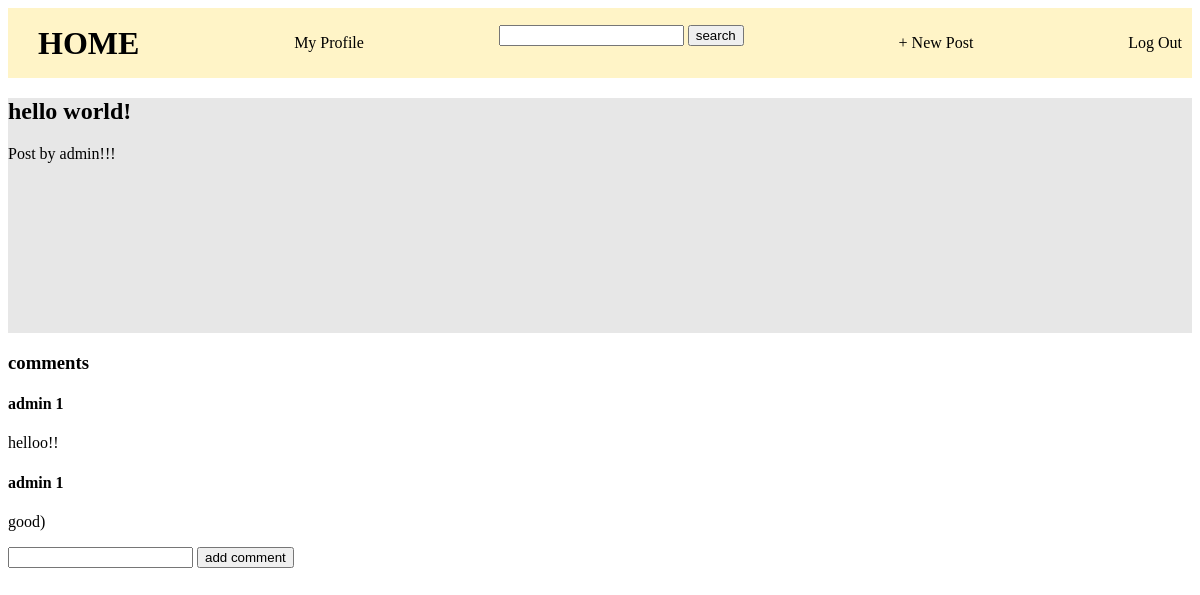
Screenshot of /detail/1/ (signed in) with the database file from the repository.
### blog/models.py (models this page shows, shortened)
class Post(models.Model):
    title = models.CharField(max_length=150)
    body = models.TextField()
    profile = models.ForeignKey(Profile,on_delete=models.CASCADE)
    def get_comments(self):
        comments = Comment.objects.filter(post = self)
        return comments

class Comment(models.Model):
    author = models.ForeignKey(Profile,on_delete=models.CASCADE)
    post = models.ForeignKey(Post,related_name='post_comment',on_delete=models.CASCADE)
    text = models.CharField(max_length=500)

### accounts/models.py (models this page shows, shortened)
class Profile(models.Model):
    user = models.OneToOneField('auth.user',related_name="profile_user",on_delete=models.CASCADE)
    category = models.CharField(max_length=150)
    user_name = models.CharField(max_length=150)
    last_name = models.CharField(max_length=150)
    birth_date = models.DateField()
    def __str__(self):
        return f"{self.user_name} {self.last_name}"

### blog/views.py (the view)
# urls.py: path('detail/<int:pk>/',PostDetailView.as_view(),name= 'post_detail'),
class PostDetailView(DetailView):
    model = Post
    template_name = 'post_detail.html'

### templates/post_detail.html (shortened to what this page needs)
{% extends 'base.html'%}
{% block content %}
<div class="post-detail">
<h2>{{post.title}}</h2>
<p>{{post.body}}</p>
</div>
<h3>comments</h3>
{% for comment in post.get_comments %}
<h4>{{comment.author }}</h4>
<p>{{comment.text }}</p>
{% endfor %}
<form action="{% url 'add_comment' post.pk %}" method="post">
<input type="text" name="text">
<button type="submit">add comment</button>
</form>
{% endblock content %}

### static/css/base.css (style rules this page uses)
body { background-color: rgb(255, 255, 255); }

### static/css/post.css (style rules this page uses)
.post-detail { height: 30%; width: 100%; color: black; background-color: rgb(231, 231, 231); }

### rows the page displays
Post: title "hello world!", body "Post by admin!!!"
Comment: author "admin 1", text "helloo!!"
Comment: author "admin 1", text "good)"
